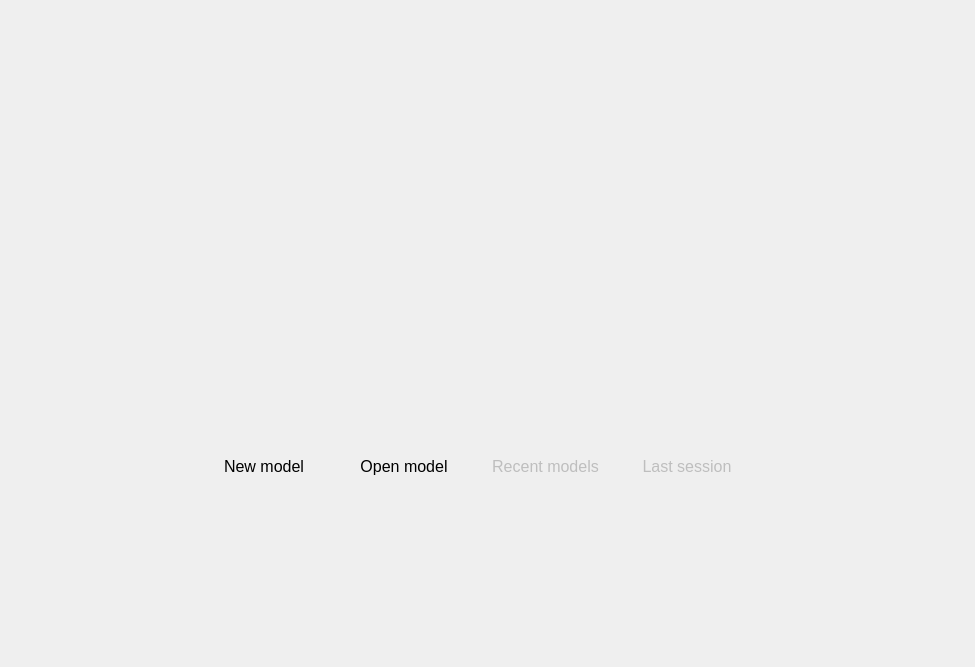
<?xml version="1.0" encoding="UTF-8"?>
<ui version="4.0">
 <class>CentralWidget</class>
 <widget class="QWidget" name="CentralWidget">
  <property name="geometry">
   <rect>
    <x>0</x>
    <y>0</y>
    <width>975</width>
    <height>667</height>
   </rect>
  </property>
  <property name="windowTitle">
   <string>Form</string>
  </property>
  <layout class="QGridLayout" name="gridLayout_2">
   <property name="leftMargin">
    <number>0</number>
   </property>
   <property name="topMargin">
    <number>0</number>
   </property>
   <property name="rightMargin">
    <number>0</number>
   </property>
   <property name="bottomMargin">
    <number>0</number>
   </property>
   <property name="spacing">
    <number>0</number>
   </property>
   <item row="0" column="1">
    <spacer name="verticalSpacer_2">
     <property name="orientation">
      <enum>Qt::Vertical</enum>
     </property>
     <property name="sizeHint" stdset="0">
      <size>
       <width>20</width>
       <height>153</height>
      </size>
     </property>
    </spacer>
   </item>
   <item row="1" column="0">
    <spacer name="horizontalSpacer_3">
     <property name="orientation">
      <enum>Qt::Horizontal</enum>
     </property>
     <property name="sizeHint" stdset="0">
      <size>
       <width>197</width>
       <height>20</height>
      </size>
     </property>
    </spacer>
   </item>
   <item row="1" column="1">
    <layout class="QGridLayout" name="gridLayout">
     <property name="horizontalSpacing">
      <number>20</number>
     </property>
     <property name="verticalSpacing">
      <number>25</number>
     </property>
     <item row="0" column="1">
      <widget class="QLabel" name="label">
       <property name="sizePolicy">
        <sizepolicy hsizetype="Preferred" vsizetype="Fixed">
         <horstretch>0</horstretch>
         <verstretch>0</verstretch>
        </sizepolicy>
       </property>
       <property name="minimumSize">
        <size>
         <width>190</width>
         <height>240</height>
        </size>
       </property>
       <property name="text">
        <string/>
       </property>
       <property name="pixmap">
        <pixmap resource="../res/resources.qrc">:/styles/styles/pgmodeler_bg_logo.png</pixmap>
       </property>
       <property name="alignment">
        <set>Qt::AlignCenter</set>
       </property>
      </widget>
     </item>
     <item row="1" column="0" colspan="3">
      <layout class="QHBoxLayout" name="horizontalLayout">
       <property name="spacing">
        <number>20</number>
       </property>
       <item>
        <widget class="QToolButton" name="new_tb">
         <property name="minimumSize">
          <size>
           <width>120</width>
           <height>85</height>
          </size>
         </property>
         <property name="font">
          <font>
           <pointsize>12</pointsize>
           <weight>50</weight>
           <bold>false</bold>
          </font>
         </property>
         <property name="text">
          <string>New model</string>
         </property>
         <property name="icon">
          <iconset resource="../res/resources.qrc">
           <normaloff>:/icones/icones/new_big.png</normaloff>:/icones/icones/new_big.png</iconset>
         </property>
         <property name="iconSize">
          <size>
           <width>56</width>
           <height>56</height>
          </size>
         </property>
         <property name="toolButtonStyle">
          <enum>Qt::ToolButtonTextUnderIcon</enum>
         </property>
         <property name="autoRaise">
          <bool>true</bool>
         </property>
        </widget>
       </item>
       <item>
        <widget class="QToolButton" name="open_tb">
         <property name="minimumSize">
          <size>
           <width>120</width>
           <height>85</height>
          </size>
         </property>
         <property name="font">
          <font>
           <pointsize>12</pointsize>
           <weight>50</weight>
           <bold>false</bold>
          </font>
         </property>
         <property name="text">
          <string>Open model</string>
         </property>
         <property name="icon">
          <iconset resource="../res/resources.qrc">
           <normaloff>:/icones/icones/open_big.png</normaloff>:/icones/icones/open_big.png</iconset>
         </property>
         <property name="iconSize">
          <size>
           <width>56</width>
           <height>56</height>
          </size>
         </property>
         <property name="toolButtonStyle">
          <enum>Qt::ToolButtonTextUnderIcon</enum>
         </property>
         <property name="autoRaise">
          <bool>true</bool>
         </property>
        </widget>
       </item>
       <item>
        <widget class="QToolButton" name="recent_tb">
         <property name="enabled">
          <bool>false</bool>
         </property>
         <property name="minimumSize">
          <size>
           <width>120</width>
           <height>85</height>
          </size>
         </property>
         <property name="font">
          <font>
           <pointsize>12</pointsize>
           <weight>50</weight>
           <bold>false</bold>
          </font>
         </property>
         <property name="text">
          <string>Recent models</string>
         </property>
         <property name="icon">
          <iconset resource="../res/resources.qrc">
           <normaloff>:/icones/icones/recent_big.png</normaloff>:/icones/icones/recent_big.png</iconset>
         </property>
         <property name="iconSize">
          <size>
           <width>56</width>
           <height>56</height>
          </size>
         </property>
         <property name="popupMode">
          <enum>QToolButton::InstantPopup</enum>
         </property>
         <property name="toolButtonStyle">
          <enum>Qt::ToolButtonTextUnderIcon</enum>
         </property>
         <property name="autoRaise">
          <bool>true</bool>
         </property>
        </widget>
       </item>
       <item>
        <widget class="QToolButton" name="last_session_tb">
         <property name="enabled">
          <bool>false</bool>
         </property>
         <property name="minimumSize">
          <size>
           <width>120</width>
           <height>85</height>
          </size>
         </property>
         <property name="font">
          <font>
           <pointsize>12</pointsize>
           <weight>50</weight>
           <bold>false</bold>
           <stylestrategy>PreferAntialias</stylestrategy>
          </font>
         </property>
         <property name="text">
          <string>Last session</string>
         </property>
         <property name="icon">
          <iconset resource="../res/resources.qrc">
           <normaloff>:/icones/icones/last_session_big.png</normaloff>:/icones/icones/last_session_big.png</iconset>
         </property>
         <property name="iconSize">
          <size>
           <width>56</width>
           <height>56</height>
          </size>
         </property>
         <property name="toolButtonStyle">
          <enum>Qt::ToolButtonTextUnderIcon</enum>
         </property>
         <property name="autoRaise">
          <bool>true</bool>
         </property>
        </widget>
       </item>
      </layout>
     </item>
    </layout>
   </item>
   <item row="1" column="2">
    <spacer name="horizontalSpacer_4">
     <property name="orientation">
      <enum>Qt::Horizontal</enum>
     </property>
     <property name="sizeHint" stdset="0">
      <size>
       <width>228</width>
       <height>20</height>
      </size>
     </property>
    </spacer>
   </item>
   <item row="2" column="1">
    <spacer name="verticalSpacer">
     <property name="orientation">
      <enum>Qt::Vertical</enum>
     </property>
     <property name="sizeHint" stdset="0">
      <size>
       <width>20</width>
       <height>153</height>
      </size>
     </property>
    </spacer>
   </item>
  </layout>
 </widget>
 <resources>
  <include location="../res/resources.qrc"/>
 </resources>
 <connections/>
</ui>
